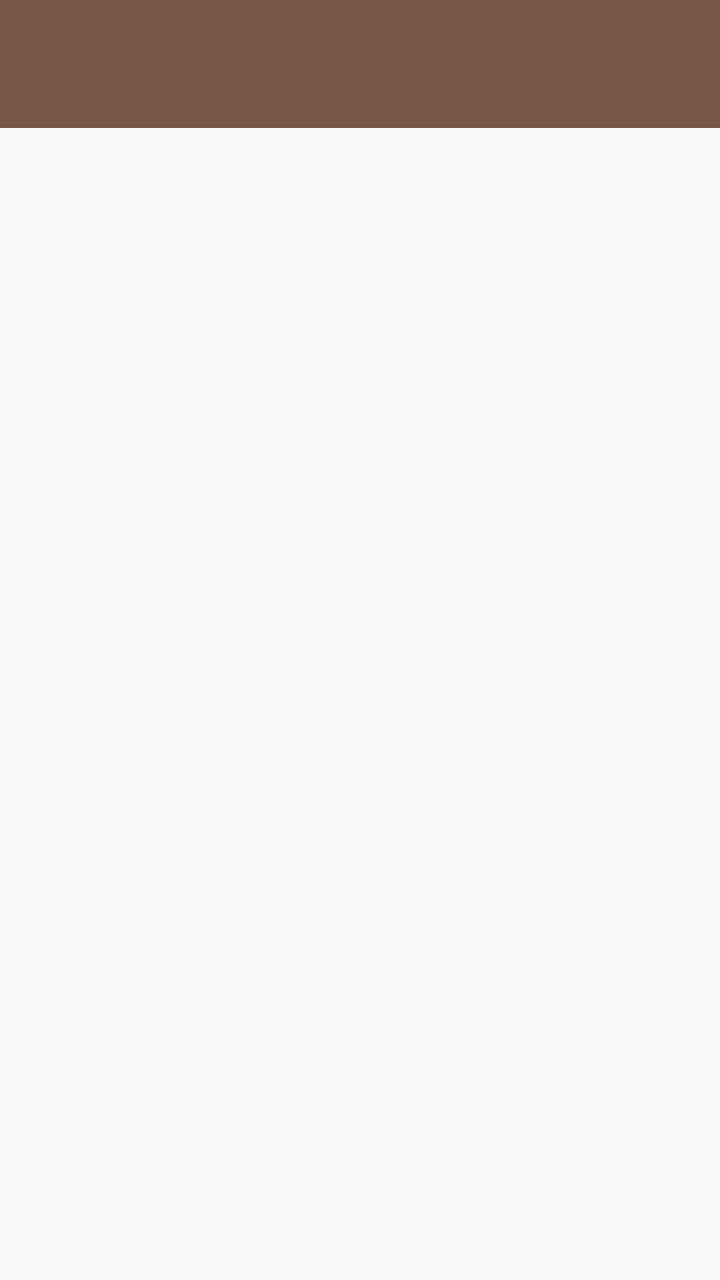
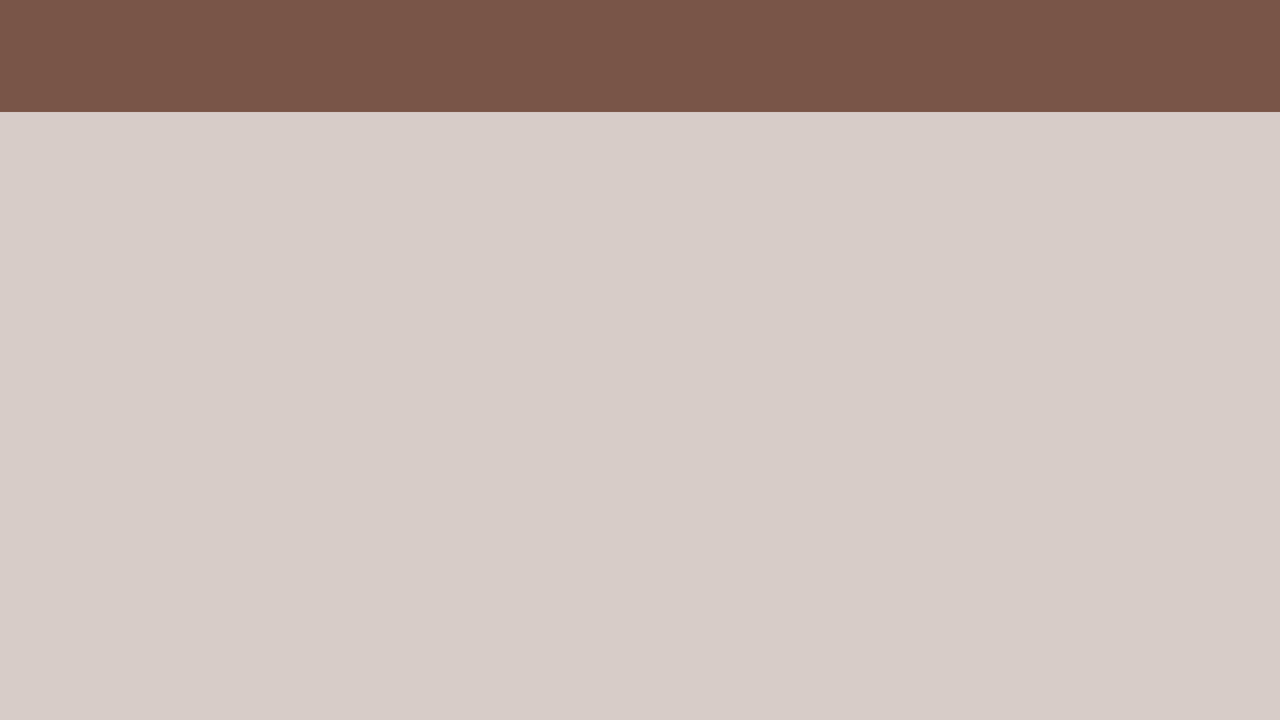

One screen, two layout resources from the same app: the default and the repository's alternative for another configuration. Each is rendered where Android would select it; the XML of both is given below.
<!-- AndroidManifest.xml: activity theme AppTheme.NoActionBar -->
<!-- res/layout/main.xml -->
<?xml version="1.0" encoding="utf-8"?>
<LinearLayout


    xmlns:android="http://schemas.android.com/apk/res/android"
    xmlns:app="http://schemas.android.com/apk/res-auto"
    android:orientation="vertical"
    android:layout_width="match_parent"
    android:layout_height="match_parent">

    <android.support.design.widget.AppBarLayout
        android:id="@+id/appbar"
        android:layout_width="match_parent"
        android:layout_height="wrap_content"
        android:paddingTop="@dimen/appbar_padding_top"
        android:theme="@style/AppTheme.AppBarOverlay">

        <android.support.v7.widget.Toolbar
            android:id="@+id/toolbar"
            android:layout_width="match_parent"
            android:layout_height="?attr/actionBarSize"
            android:title="@string/app_name"
            android:background="?attr/colorPrimary"
            app:popupTheme="@style/AppTheme.PopupOverlay"
            app:layout_scrollFlags="scroll|enterAlways"
            >
        </android.support.v7.widget.Toolbar>

    </android.support.design.widget.AppBarLayout>

    <android.support.v4.widget.DrawerLayout
        android:id="@+id/drawerLayout"
        android:layout_width="match_parent"
        android:layout_height="match_parent"
        android:orientation="vertical">

        
        <FrameLayout
            android:id="@+id/displayList"
            android:layout_width="match_parent"
            android:layout_height="wrap_content" />

        
        <RelativeLayout
            android:id="@+id/drawerPane"
            android:layout_width="@dimen/navlist_width"
            android:layout_height="match_parent"
            android:layout_gravity="start">

            
            <ListView
                android:id="@+id/navList"
                android:layout_width="@dimen/navlist_width"
                android:layout_height="match_parent"
                android:choiceMode="singleChoice"
                android:background="@color/icons" />

        </RelativeLayout>


    </android.support.v4.widget.DrawerLayout>

</LinearLayout>
<!-- resources referenced by this layout -->
<resources>
  <color name="icons">#FFFFFF</color>
  <dimen name="appbar_padding_top">8dp</dimen>
  <dimen name="navlist_width">280dp</dimen>
  <string name="app_name">MyCatering</string>
  <style name="AppTheme.AppBarOverlay" parent="ThemeOverlay.AppCompat.Dark.ActionBar" />
  <style name="AppTheme.PopupOverlay" parent="ThemeOverlay.AppCompat.Light" />
  <style name="AppTheme.NoActionBar" parent="AppTheme">
          <item name="windowActionBar">false</item>
          <item name="windowNoTitle">true</item>
      </style>
  <style name="AppTheme" parent="Theme.AppCompat.Light.DarkActionBar">
          
          <item name="colorPrimary">@color/primary</item>
          <item name="colorPrimaryDark">@color/primary_dark</item>
          <item name="colorAccent">@color/accent</item>
      </style>
  <color name="primary">#795548</color>
  <color name="primary_dark">#5D4037</color>
  <color name="accent">#448AFF</color>
</resources>
<!-- res/layout-land/main.xml (the repository's variant of the layout above) -->
<!-- drawn on the phone turned sideways -->
<?xml version="1.0" encoding="utf-8"?>
<LinearLayout
    xmlns:android="http://schemas.android.com/apk/res/android"
    xmlns:app="http://schemas.android.com/apk/res-auto"
    android:orientation="vertical"
    android:layout_width="match_parent"
    android:layout_height="match_parent">

    <android.support.design.widget.AppBarLayout
        android:id="@+id/appbar"
        android:layout_width="match_parent"
        android:layout_height="wrap_content"
        android:paddingTop="@dimen/appbar_padding_top"
        android:theme="@style/AppTheme.AppBarOverlay">

        <android.support.v7.widget.Toolbar
            android:id="@+id/toolbar"
            android:layout_width="match_parent"
            android:layout_height="?attr/actionBarSize"
            android:title="@string/app_name"
            android:background="?attr/colorPrimary"
            app:popupTheme="@style/AppTheme.PopupOverlay"
            app:layout_scrollFlags="scroll|enterAlways">
        </android.support.v7.widget.Toolbar>

    </android.support.design.widget.AppBarLayout>

    <android.support.v4.widget.DrawerLayout
        android:id="@+id/drawerLayout"
        android:layout_width="match_parent"
        android:layout_height="match_parent"
        android:orientation="vertical">

        
        <LinearLayout
            android:layout_width="@dimen/width_zero"
            android:background="@color/primary_light"
            android:layout_height="match_parent"
            android:orientation="horizontal">

            <FrameLayout
                android:id="@+id/displayList"
                android:layout_width="@dimen/width_zero"
                android:layout_height="match_parent"
                android:layout_weight="2" />

            <FrameLayout
                android:id="@+id/displayDetail"
                android:layout_width="@dimen/width_zero"
                android:layout_height="match_parent"
                android:layout_weight="3" />

        </LinearLayout>

        
        <RelativeLayout
            android:id="@+id/drawerPane"
            android:layout_width="@dimen/navlist_width"
            android:layout_height="match_parent"
            android:layout_gravity="start">

            
            <ListView
                android:id="@+id/navList"
                android:layout_width="@dimen/navlist_width"
                android:layout_height="match_parent"
                android:choiceMode="singleChoice"
                android:background="@color/icons" />

        </RelativeLayout>

    </android.support.v4.widget.DrawerLayout>

</LinearLayout>
<!-- resources referenced by the variant -->
<!-- as the phone turned sideways resolves them -->
<resources>
  <color name="icons">#FFFFFF</color>
  <color name="primary_light">#D7CCC8</color>
  <dimen name="appbar_padding_top">8dp</dimen>
  <dimen name="navlist_width">280dp</dimen>
  <dimen name="width_zero">0dp</dimen>
  <string name="app_name">MyCatering</string>
  <style name="AppTheme.AppBarOverlay" parent="ThemeOverlay.AppCompat.Dark.ActionBar" />
  <style name="AppTheme.PopupOverlay" parent="ThemeOverlay.AppCompat.Light" />
  <style name="AppTheme.NoActionBar" parent="AppTheme">
          <item name="windowActionBar">false</item>
          <item name="windowNoTitle">true</item>
      </style>
  <style name="AppTheme" parent="Theme.AppCompat.Light.DarkActionBar">
          
          <item name="colorPrimary">@color/primary</item>
          <item name="colorPrimaryDark">@color/primary_dark</item>
          <item name="colorAccent">@color/accent</item>
      </style>
  <color name="primary">#795548</color>
  <color name="primary_dark">#5D4037</color>
  <color name="accent">#448AFF</color>
</resources>
